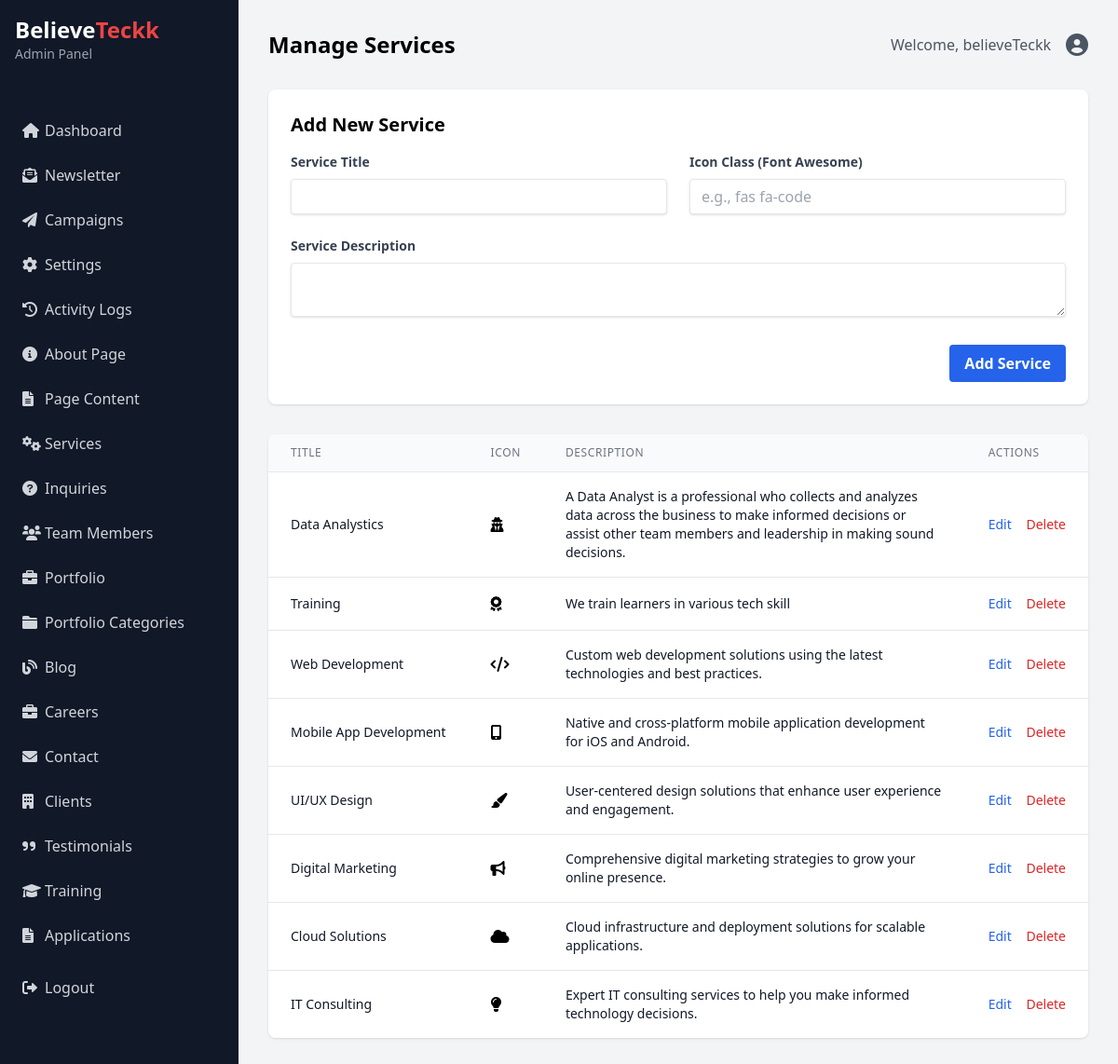
The app's page /admin/services.php (signed in) with its own data.
### tables this page shows
CREATE TABLE `services` (
  `id` int(11) NOT NULL,
  `title` varchar(255) NOT NULL,
  `slug` varchar(255) NOT NULL,
  `description` text DEFAULT NULL,
  `icon` varchar(50) DEFAULT NULL,
  `is_active` tinyint(1) DEFAULT 1,
  `created_at` timestamp NOT NULL DEFAULT current_timestamp(),
  `updated_at` timestamp NOT NULL DEFAULT current_timestamp() ON UPDATE current_timestamp()
);

### classes/Admin.php (called while the page is built, shortened)
<?php
class Admin extends Model {
    protected $services_table = 'services';
    protected $db;
    public function __construct($db) {
        $this->db = $db;
    }
    public function getServices() {
        try {
            $sql = "SELECT * FROM {$this->services_table} ORDER BY created_at DESC";
            $stmt = $this->db->prepare($sql);
            $stmt->execute();
            return $stmt->fetchAll(PDO::FETCH_ASSOC);
        } catch (Exception $e) {
            error_log("Error getting services: " . $e->getMessage());
            throw $e;
        }
    }
}

### admin/services.php (the view, shortened to what this page needs)
<?php
require_once __DIR__ .'/../config/config.php';
require_once __DIR__ .'/../classes/Admin.php';
$db = Database::getInstance();
$admin = new Admin($db);
try {
    $services = $admin->getServices();
} catch (Exception $e) {
    error_log('Error fetching services: ' . $e->getMessage());
    $error_message = "Error fetching services: " . $e->getMessage();
    $services = [];
}
?>
<!DOCTYPE html>
<html lang="en">
<head>
    <script src="https://cdn.tailwindcss.com"></script>
    <link rel="stylesheet" href="https://cdnjs.cloudflare.com/ajax/libs/font-awesome/6.0.0/css/all.min.css">
</head>
<body class="bg-gray-100">
    <?php include('../includes/admin_sidebar.php'); ?>
    <div class="ml-64 p-8">
        <div class="flex justify-between items-center mb-8">
            <h2 class="text-2xl font-bold">Manage Services</h2>
            <div class="flex items-center">
                <span class="text-gray-600 mr-4">Welcome, <?php echo htmlspecialchars($_SESSION['admin_username']); ?></span>
                <a href="profile.php" class="text-gray-600 hover:text-gray-900">
                    <i class="fas fa-user-circle text-2xl"></i>
                </a>
            </div>
        </div>
        <div class="bg-white rounded-lg shadow p-6 mb-8">
            <h3 class="text-xl font-bold mb-4">Add New Service</h3>
            <form method="POST" action="" id="addServiceForm">
                <div class="grid grid-cols-1 md:grid-cols-2 gap-6">
                    <div>
                        <label class="block text-gray-700 text-sm font-bold mb-2" for="title">
                            Service Title
                        </label>
                        <input type="text" id="title" name="title" required
                               class="shadow appearance-none border rounded w-full py-2 px-3 text-gray-700 leading-tight focus:outline-none focus:shadow-outline">
                    </div>
                    <div>
                        <label class="block text-gray-700 text-sm font-bold mb-2" for="icon">
                            Icon Class (Font Awesome)
                        </label>
                        <input type="text" id="icon" name="icon" required
                               placeholder="e.g., fas fa-code"
                               class="shadow appearance-none border rounded w-full py-2 px-3 text-gray-700 leading-tight focus:outline-none focus:shadow-outline">
                    </div>
                </div>
                <div class="mt-6">
                    <label class="block text-gray-700 text-sm font-bold mb-2" for="description">
                        Service Description
                    </label>
                    <textarea id="description" name="description" required
                              class="shadow appearance-none border rounded w-full py-2 px-3 text-gray-700 leading-tight focus:outline-none focus:shadow-outline"></textarea>
                </div>
                <div class="mt-6 flex justify-end">
                    <button type="submit"
                            class="bg-blue-600 hover:bg-blue-700 text-white font-bold py-2 px-4 rounded focus:outline-none focus:shadow-outline">
                        Add Service
                    </button>
                </div>
            </form>
        </div>
        <div class="bg-white rounded-lg shadow overflow-hidden">
            <table class="min-w-full divide-y divide-gray-200">
                <thead class="bg-gray-50">
                    <tr>
                        <th class="px-6 py-3 text-left text-xs font-medium text-gray-500 uppercase tracking-wider">Title</th>
                        <th class="px-6 py-3 text-left text-xs font-medium text-gray-500 uppercase tracking-wider">Icon</th>
                        <th class="px-6 py-3 text-left text-xs font-medium text-gray-500 uppercase tracking-wider">Description</th>
                        <th class="px-6 py-3 text-left text-xs font-medium text-gray-500 uppercase tracking-wider">Actions</th>
                    </tr>
                </thead>
                <tbody class="bg-white divide-y divide-gray-200">
                    <?php foreach ($services as $service): ?>
                        <tr>
                            <td class="px-6 py-4 whitespace-nowrap">
                                <div class="text-sm font-medium text-gray-900">
                                    <?php echo htmlspecialchars($service['title']); ?>
                                </div>
                            </td>
                            <td class="px-6 py-4 whitespace-nowrap">
                                <i class="<?php echo htmlspecialchars($service['icon']); ?>"></i>
                            </td>
                            <td class="px-6 py-4">
                                <div class="text-sm text-gray-900">
                                    <?php echo htmlspecialchars($service['description']); ?>
                                </div>
                            </td>
                            <td class="px-6 py-4 whitespace-nowrap text-sm font-medium">
                                <button onclick="editService(<?php echo htmlspecialchars(json_encode($service)); ?>)"
                                        class="text-blue-600 hover:text-blue-900 mr-3">
                                    Edit
                                </button>
                                <button onclick="confirmDelete(<?php echo $service['id']; ?>)"
                                        class="text-red-600 hover:text-red-900">
                                    Delete
                                </button>
                            </td>
                        </tr>
                    <?php endforeach; ?>
                </tbody>
            </table>
        </div>
    </div>
</body>
</html>

### records on screen
services: title "Data Analystics", description "A Data Analyst is a professional who collects and analyzes data across the business to make informed decisions or assist other team members and leadership in making sound decisions."
services: title "Training", description "We train learners in various tech skill"
services: title "Web Development", description "Custom web development solutions using the latest technologies and best practices."
services: title "Mobile App Development", description "Native and cross-platform mobile application development for iOS and Android."
services: title "UI/UX Design", description "User-centered design solutions that enhance user experience and engagement."
services: title "Digital Marketing", description "Comprehensive digital marketing strategies to grow your online presence."
services: title "Cloud Solutions", description "Cloud infrastructure and deployment solutions for scalable applications."
services: title "IT Consulting", description "Expert IT consulting services to help you make informed technology decisions."

### other values on screen
$_SESSION['admin_username'] "believeTeckk"
